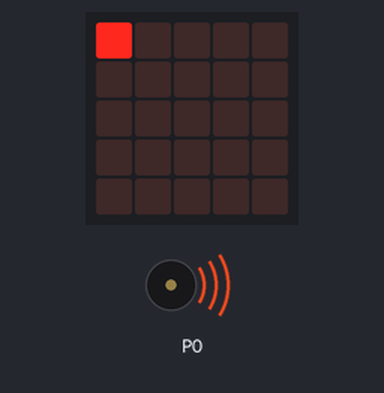
This program was run on a simulated BBC micro:bit (MakeCode). On the bench: the board's 5×5 LED display, buzzer (waves = sounding).

Above: at 0.1 s.
Timing chart, 0 to 130.0 s (numbered marks = the images above):
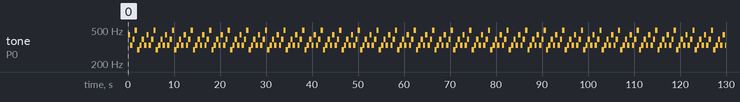

Measured:
- by itself, tone on P0: repeats every 4.0 s: 330 Hz 0.51 s, 392 Hz 0.51 s, 494 Hz 0.51 s, 294 Hz 0.51 s, 330 Hz 0.51 s, 392 Hz 0.51 s, 330 Hz 0.51 s, 440 Hz 0.51 s

The program:

main.ts
```typescript
led.plot(0, 0)
music.play(music.stringPlayable("A E G B D E G E ", 120), music.PlaybackMode.LoopingInBackground)
basic.forever(function () {

})
```

test.ts
```typescript
// tests go here; this will not be compiled when this package is used as an extension.
```
